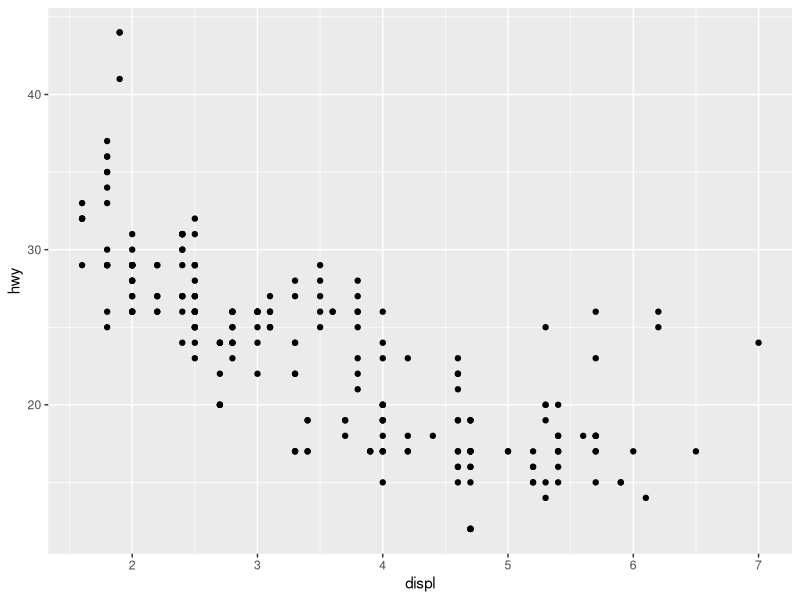
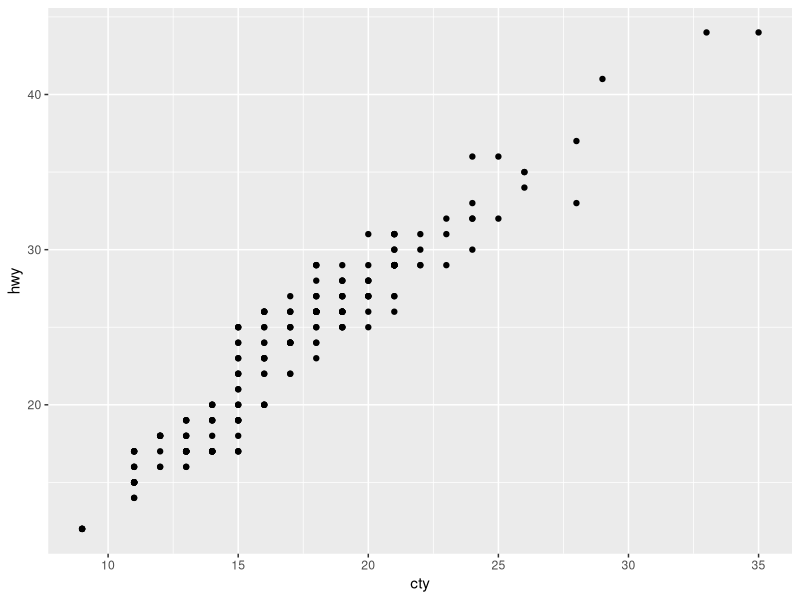
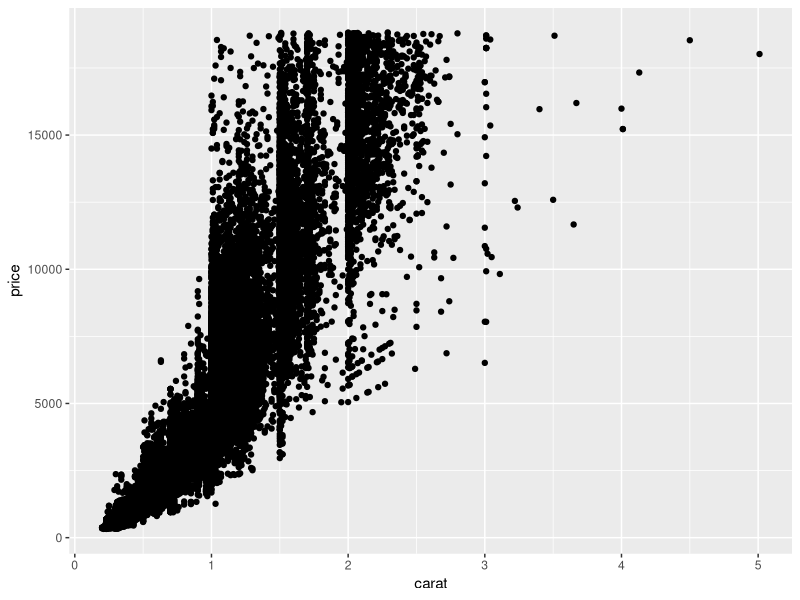
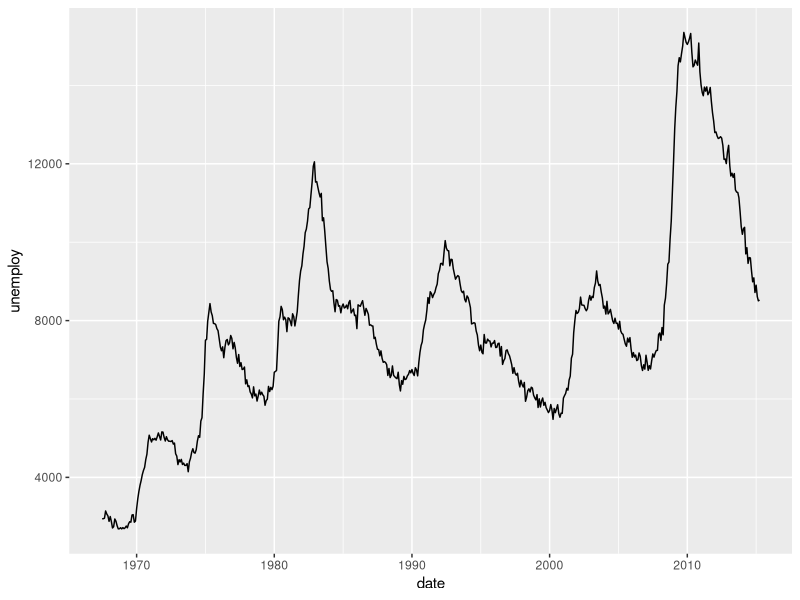
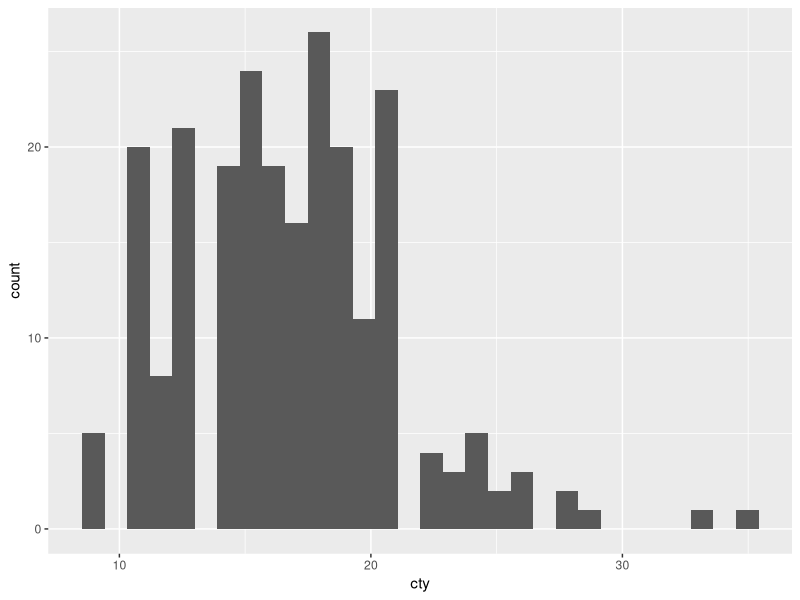
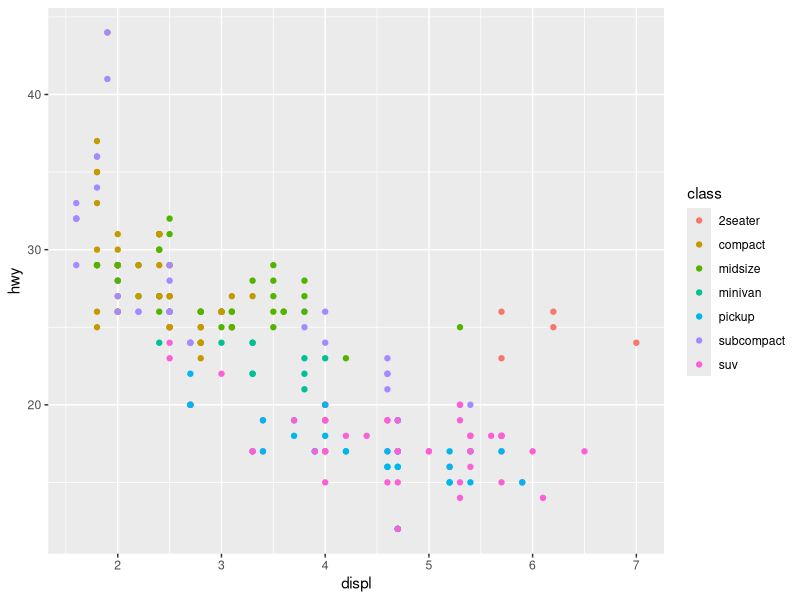
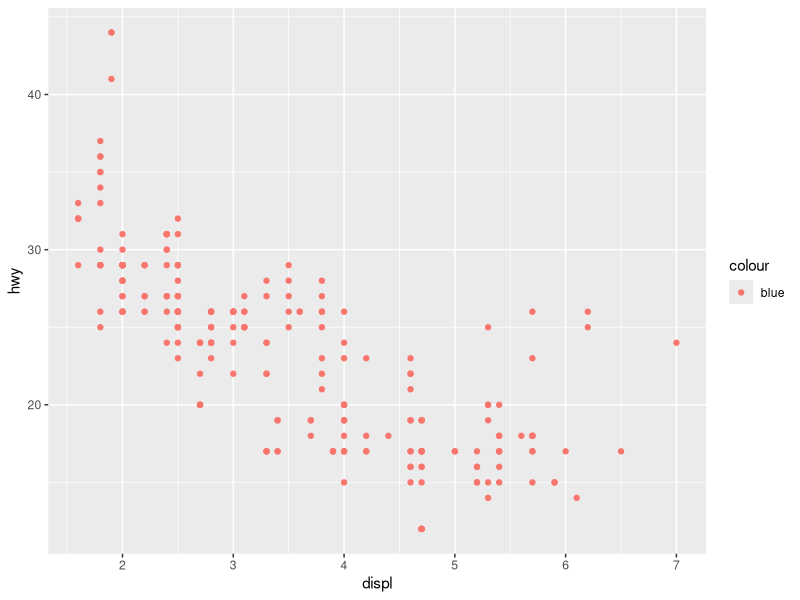
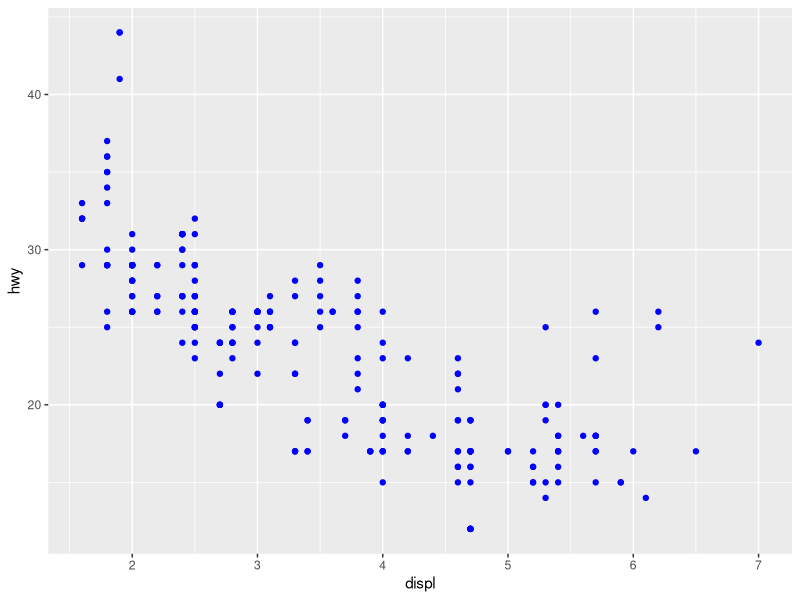

Write the R code that produced these figures, in order.
## ---- chunk 1
# clear the environment window
rm(list=ls())

# import the libraries that we will need to use
library(ggplot2)
library(tidyverse)
## ---- chunk 2
# taking a look at the dataset
mpg
## ---- chunk 3
# example of the ggplot functionality
ggplot(mpg, aes(x = displ, y = hwy)) + 
  geom_point()

# this can also be written as:
# ggplot(mpg, aes(displ, hwy)) +
  # geom_point()
## ---- chunk 4
ggplot(mpg, aes(cty, hwy)) + geom_point()

ggplot(diamonds, aes(carat, price)) + geom_point()

ggplot(economics, aes(date, unemploy)) + geom_line()

ggplot(mpg, aes(cty)) + geom_histogram()
## ---- chunk 5
aes(displ, hwy, colour = class)
aes(displ, hwy, shape = drv)
aes(displ, hwy, size = cyl)
## ---- chunk 6
ggplot(mpg, aes(displ, hwy, colour = class)) +
  geom_point()
## ---- chunk 7
ggplot(mpg, aes(displ, hwy)) + geom_point(aes(colour = "blue"))

ggplot(mpg, aes(displ, hwy)) + geom_point(colour = "blue")
## ---- chunk 8
ggplot(mpg, aes(displ, hwy)) + 
  geom_point() + 
  facet_wrap(~class)
## ---- chunk 9
ggplot(mpg, aes(displ, hwy)) + 
  geom_point() + 
  geom_smooth()
#> `geom_smooth()` using method = 'loess' and formula 'y ~ x'
## ---- chunk 10
ggplot(mpg, aes(displ, hwy)) + 
  geom_point() + 
  geom_smooth(span = 0.2)
#> `geom_smooth()` using method = 'loess' and formula 'y ~ x'

ggplot(mpg, aes(displ, hwy)) + 
  geom_point() + 
  geom_smooth(span = 1)
#> `geom_smooth()` using method = 'loess' and formula 'y ~ x'
## ---- chunk 11
library(mgcv)
ggplot(mpg, aes(displ, hwy)) + 
  geom_point() + 
  geom_smooth(method = "gam", formula = y ~ s(x))
## ---- chunk 12
ggplot(mpg, aes(displ, hwy)) + 
  geom_point() + 
  geom_smooth(method = "lm")
#> `geom_smooth()` using formula 'y ~ x'
## ---- chunk 13
ggplot(mpg, aes(drv, hwy)) + 
  geom_point()
## ---- chunk 14
ggplot(mpg, aes(drv, hwy)) + geom_jitter()
ggplot(mpg, aes(drv, hwy)) + geom_boxplot()
ggplot(mpg, aes(drv, hwy)) + geom_violin()
## ---- chunk 15
ggplot(mpg, aes(hwy)) + geom_histogram()
#> `stat_bin()` using `bins = 30`. Pick better value with `binwidth`.
ggplot(mpg, aes(hwy)) + geom_freqpoly()
#> `stat_bin()` using `bins = 30`. Pick better value with `binwidth`.
## ---- chunk 16
ggplot(mpg, aes(hwy)) + 
  geom_freqpoly(binwidth = 2.5)
ggplot(mpg, aes(hwy)) + 
  geom_freqpoly(binwidth = 1)
## ---- chunk 17
ggplot(mpg, aes(displ, colour = drv)) + 
  geom_freqpoly(binwidth = 0.5)
ggplot(mpg, aes(displ, fill = drv)) + 
  geom_histogram(binwidth = 0.5) + 
  facet_wrap(~drv, ncol = 1)
## ---- chunk 18
ggplot(mpg, aes(manufacturer)) + 
  geom_bar()
## ---- chunk 19
drugs <- data.frame(
  drug = c("a", "b", "c"),
  effect = c(4.2, 9.7, 6.1)
)

# tell geom_bar not to run the default tat which bins and counts the data
ggplot(drugs, aes(drug, effect)) + geom_bar(stat = "identity")
ggplot(drugs, aes(drug, effect)) + geom_point()
## ---- chunk 20
ggplot(economics, aes(date, unemploy / pop)) +
  geom_line()
ggplot(economics, aes(date, uempmed)) +
  geom_line()
## ---- chunk 21
ggplot(economics, aes(unemploy / pop, uempmed)) + 
  geom_path() +
  geom_point()

year <- function(x) as.POSIXlt(x)$year + 1900
ggplot(economics, aes(unemploy / pop, uempmed)) + 
  geom_path(colour = "grey50") +
  geom_point(aes(colour = year(date)))
